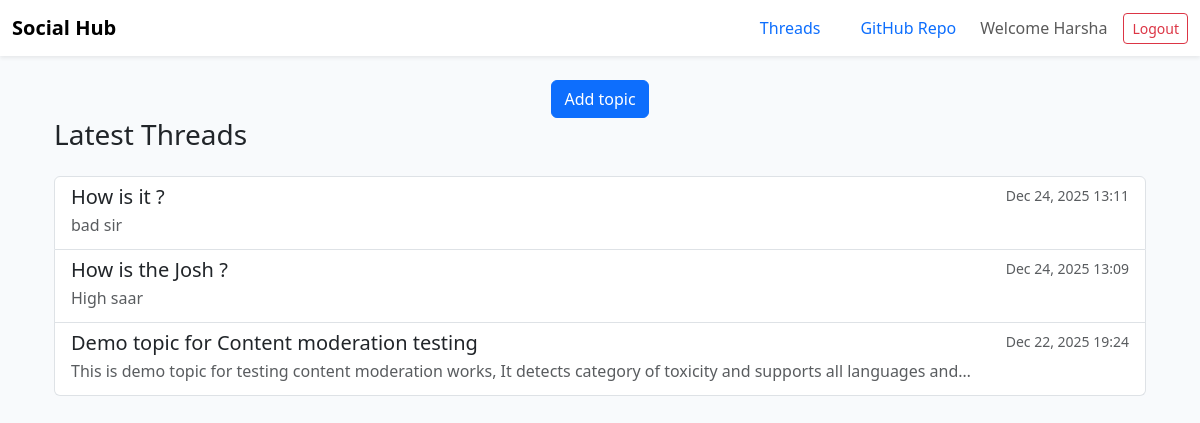
Page / (signed in) on the earlier database version.
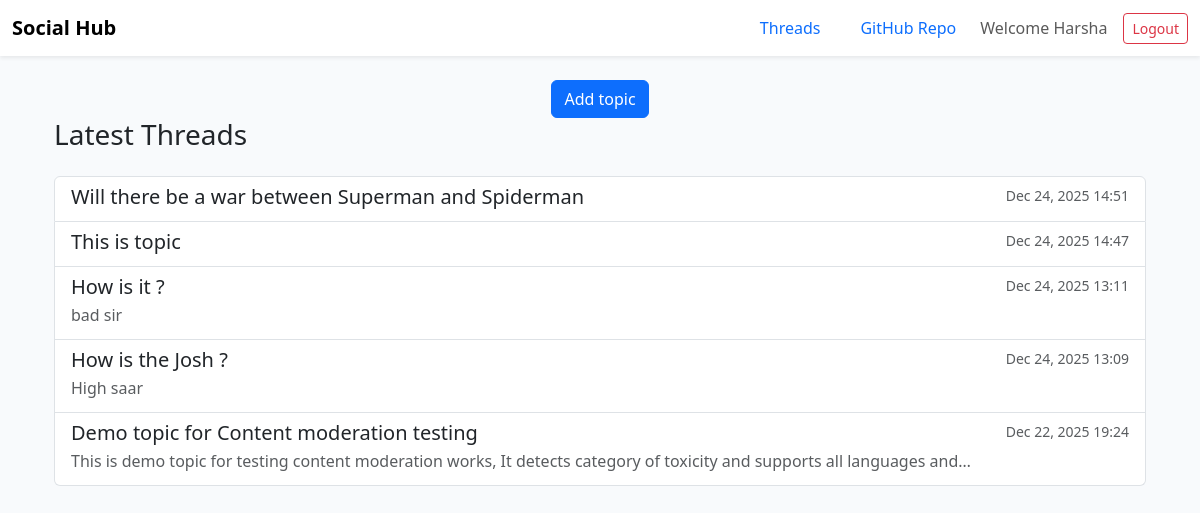
Same page on the later database version.
### Home/models.py (models this page shows, shortened)
class Topic(models.Model):
    title = models.CharField(max_length=200)
    body = models.TextField(blank=True)
    created_at = models.DateTimeField(auto_now_add=True)

### Home/views.py (the view)
# urls.py: path('', views.index, name="home"),
def index(request):
    topics = Topic.objects.order_by("-created_at")  # newest first
    return render(request, "Home/index.html", {
        "topics": topics
    })

### Home/templates/Home/index.html
{% extends "Home/base.html" %}
{% load static %}
{% block content %}
{% if not user.is_authenticated %}
<div class="d-flex justify-content-center align-items-center" style="min-height: 70vh;">
  <div class="text-center">
    <h2 class="mb-3">Welcome to Social Hub</h2>
    <p class="text-muted mb-4">
      Sign in or create an account to join discussions and post comments.
    </p>
    <p class="text-muted mb-4">
     Sign in using Username: <b>Test</b> Password: <b> 1234 </b> to get started quickly.
    </p>
    <div class="d-flex justify-content-center gap-3">
      <a href="{% url 'login' %}" class="btn btn-primary btn-lg">
        Sign in
      </a>
      <a href="{% url 'signup' %}" class="btn btn-outline-primary btn-lg">
        Sign up
      </a>
    </div>
  </div>
</div>
{% else %}
<div class="container-fluid d-flex justify-content-center align-items-center ">
  <button type="button"
          class="btn btn-primary"
          onclick="location.href='{% url 'addtopic' %}'">
    Add topic
  </button>
</div>
<div class="container">
  <h3 class="mb-4">Latest Threads</h3>
  {% if topics %}
    <div class="list-group">
      {% for topic in topics %}
        <a href="{% url 'topic_detail' topic.id %}"
           class="list-group-item list-group-item-action">
          <div class="d-flex w-100 justify-content-between">
            <h5 class="mb-1">{{ topic.title }}</h5>
            <small class="text-muted">
              {{ topic.created_at|date:"M d, Y H:i" }}
            </small>
          </div>
          {% if topic.body %}
            <p class="mb-1 text-muted">
              {{ topic.body|truncatechars:120 }}
            </p>
          {% endif %}
        </a>
      {% endfor %}
    </div>
  {% else %}
    <p class="text-muted">No topics yet.</p>
  {% endif %}
</div>
{% endif %}
{% endblock %}

Differences in the rows shown:
added Topic: title "Will there be a war between Superman and Spiderman", created_at "Dec 24, 2025 14:51"
added Topic: title "This is topic", created_at "Dec 24, 2025 14:47"
